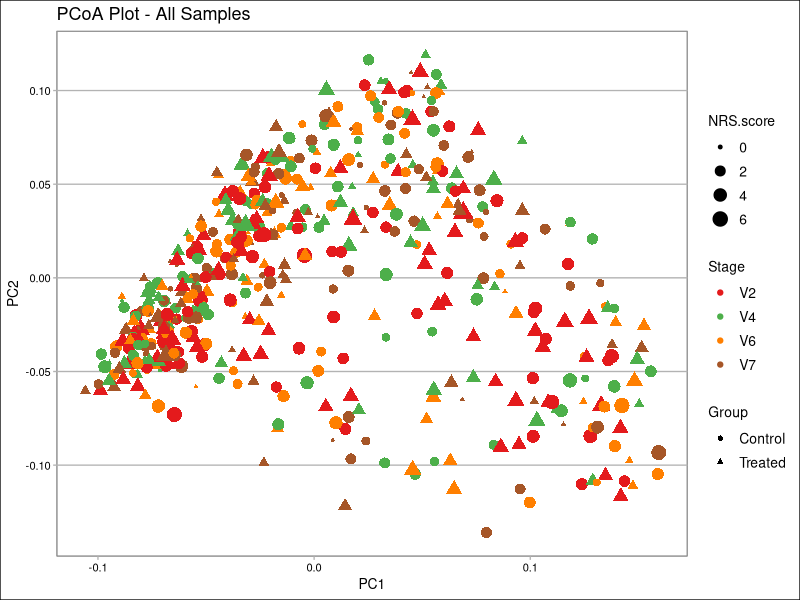
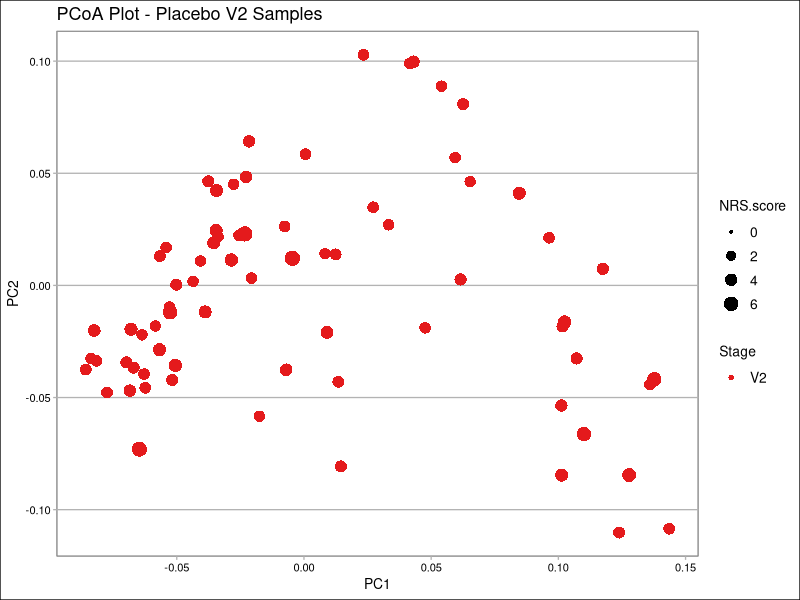
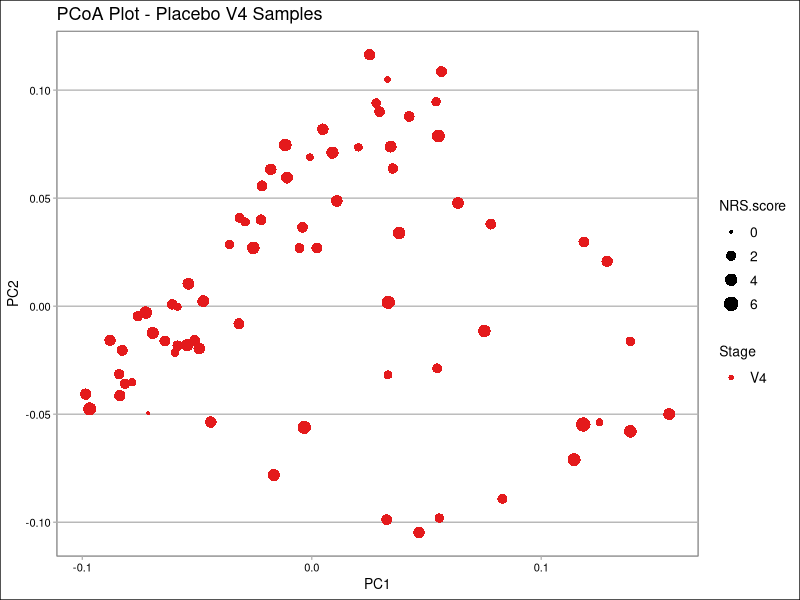
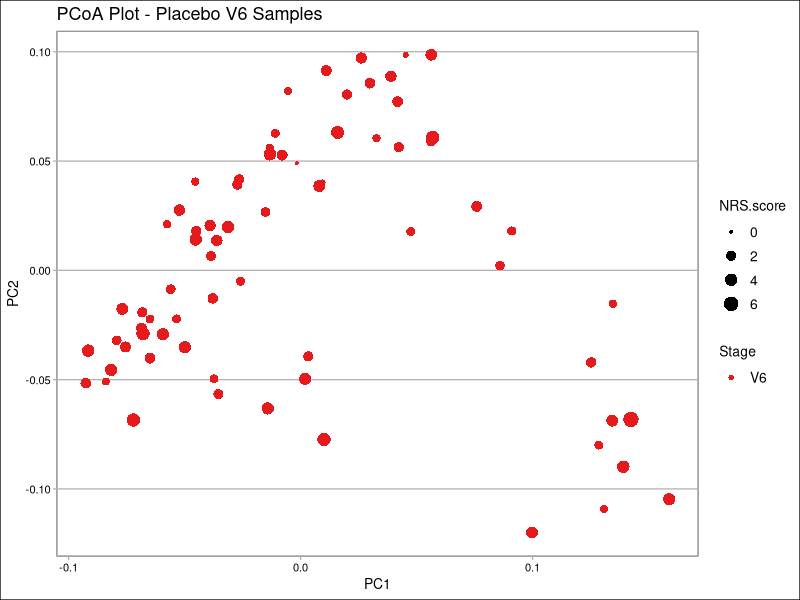
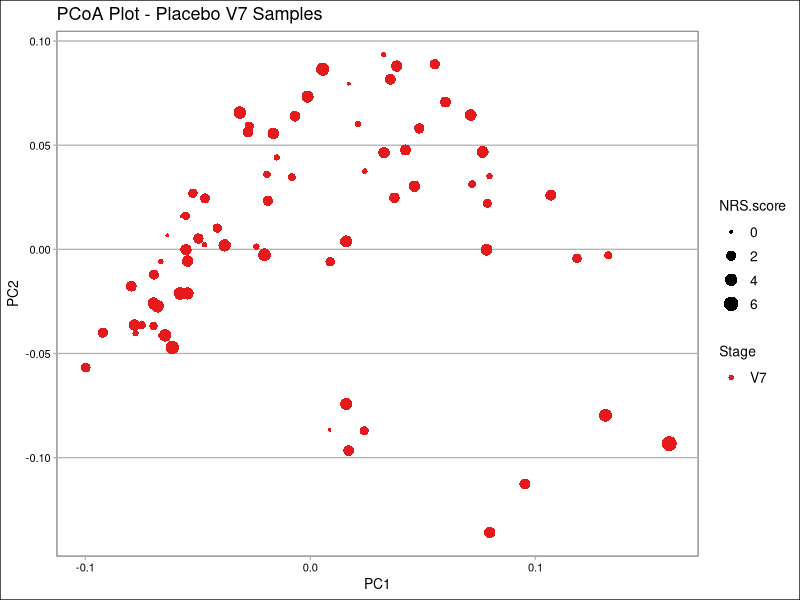
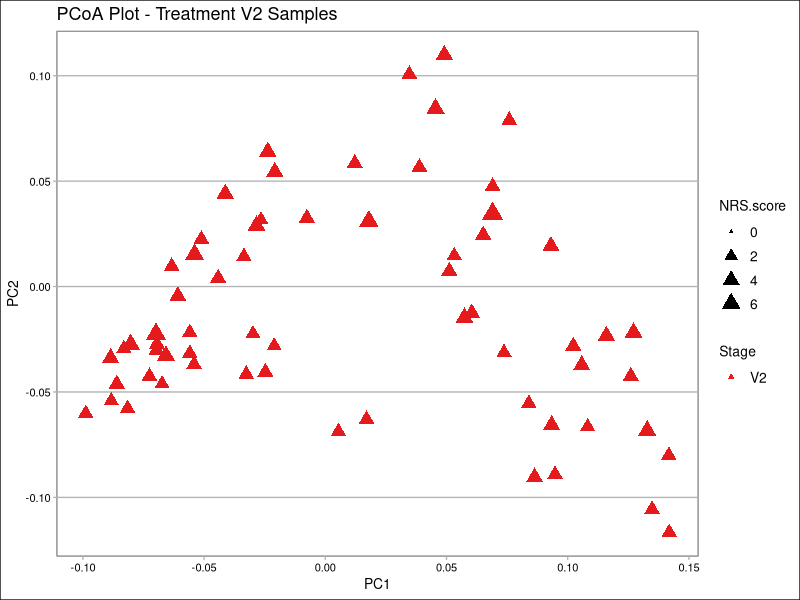
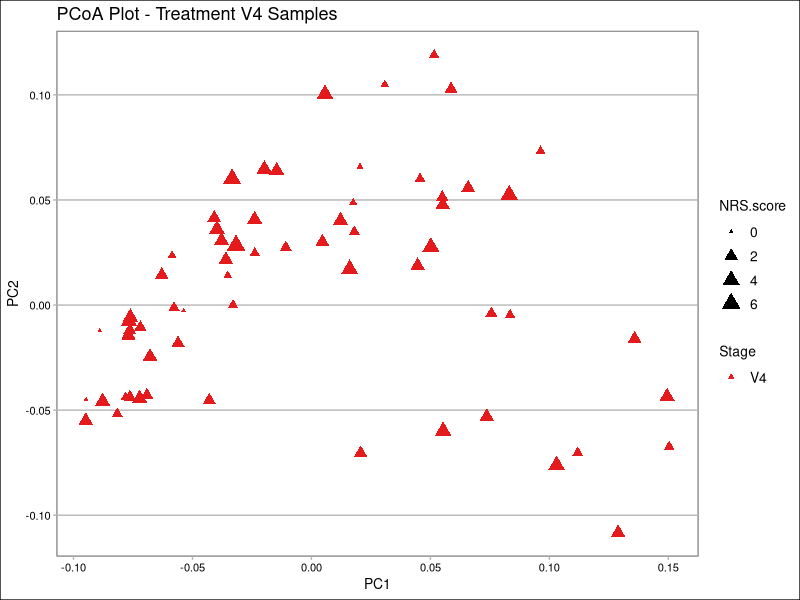
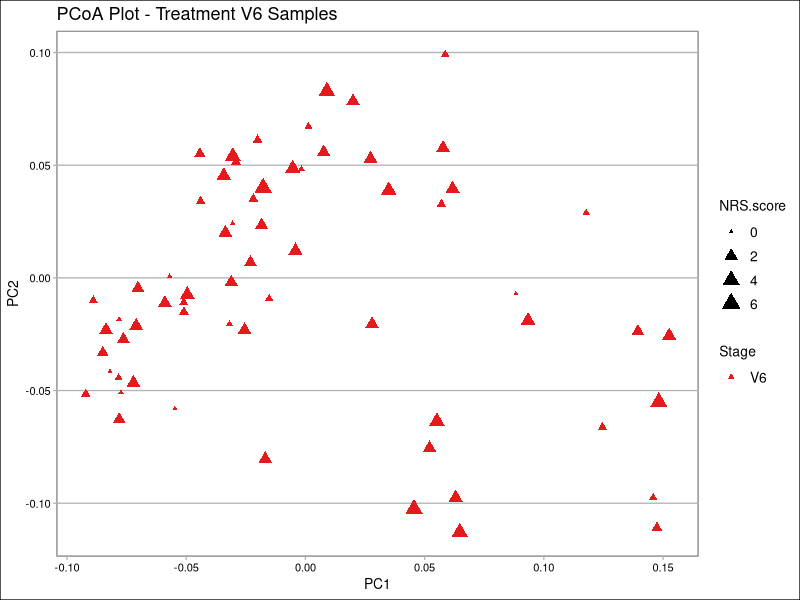

Here is the R script that generated these plots, in order:
library("ggplot2")
library("RColorBrewer")
library(ggthemes)

#all-samples
pcoa_all <-read.table("PCoA-matrix.txt",header = TRUE, sep = "\t")
#control-v2
pcoa_control_v2 <- read.table("control-v2.txt",header = TRUE, sep = "\t")
#control-v4
pcoa_control_v4 <- read.table("control-v4.txt", header = TRUE, sep = "\t")
#control-v6
pcoa_control_v6 <- read.table("control-v6.txt", header = TRUE, sep = "\t")
#control-v7
pcoa_control_v7 <- read.table("control-v7.txt", header = TRUE, sep = "\t")

#treatment-v2
pcoa_treatment_v2 <- read.table("treatment-v2.txt",header = TRUE, sep = "\t")
#treatment-v4
pcoa_treatment_v4 <- read.table("treatment-v4.txt", header = TRUE, sep = "\t")
#treatment-v6
pcoa_treatment_v6 <- read.table("treatment-v6.txt", header = TRUE, sep = "\t")
#treatment-v7
pcoa_treatment_v7 <- read.table("treatment-v7.txt", header = TRUE, sep = "\t")

# Determine the global range for NRS.score across both datasets
nrs_min <- min(c(pcoa_all$NRS.score, pcoa_control_v2$NRS.score, pcoa_control_v4$NRS.score, pcoa_control_v6$NRS.score, pcoa_control_v7$NRS.score,
                 pcoa_treatment_v2$NRS.score,pcoa_treatment_v4$NRS.score,pcoa_treatment_v6$NRS.score,pcoa_treatment_v7$NRS.score), na.rm = TRUE)
nrs_max <- max(c(pcoa_all$NRS.score, pcoa_control_v2$NRS.score, pcoa_control_v4$NRS.score, pcoa_control_v6$NRS.score, pcoa_control_v7$NRS.score,
                 pcoa_treatment_v2$NRS.score,pcoa_treatment_v4$NRS.score,pcoa_treatment_v6$NRS.score,pcoa_treatment_v7$NRS.score), na.rm = TRUE)

# Set color for the Stage
colourCount <- length(unique(pcoa_all$Stage))
getPalette <- colorRampPalette(brewer.pal(7, "Set1"))

# Plot for all-samples data
ggplot(pcoa_all, aes(x = PC1, y = PC2, color = Stage, shape = Group)) + 
  geom_point(aes(size = NRS.score)) + 
  scale_size_continuous(limits = c(nrs_min, nrs_max), range = c(1, 5)) + 
  scale_color_manual(values = getPalette(colourCount)) + 
  theme_calc() +
  ggtitle("PCoA Plot - All Samples")

# Plot for control-v2 data
ggplot(pcoa_control_v2, aes(x = PC1, y = PC2, color = Stage)) + 
  geom_point(aes(size = NRS.score), shape = 16) + 
  scale_size_continuous(limits = c(nrs_min, nrs_max), range = c(1, 5)) + 
  scale_color_manual(values = getPalette(colourCount)) + 
  theme_calc() +
  ggtitle("PCoA Plot - Placebo V2 Samples")


# Plot for control-v4 data
ggplot(pcoa_control_v4, aes(x = PC1, y = PC2, color = Stage)) + 
  geom_point(aes(size = NRS.score), shape = 16) + 
  scale_size_continuous(limits = c(nrs_min, nrs_max), range = c(1, 5)) + 
  scale_color_manual(values = getPalette(colourCount)) + 
  theme_calc() +
  ggtitle("PCoA Plot - Placebo V4 Samples")


# Plot for control-v6 data
ggplot(pcoa_control_v6, aes(x = PC1, y = PC2, color = Stage)) + 
  geom_point(aes(size = NRS.score), shape = 16) + 
  scale_size_continuous(limits = c(nrs_min, nrs_max), range = c(1, 5)) + 
  scale_color_manual(values = getPalette(colourCount)) + 
  theme_calc() +
  ggtitle("PCoA Plot - Placebo V6 Samples")



# Plot for control-v7 data
ggplot(pcoa_control_v7, aes(x = PC1, y = PC2, color = Stage)) + 
  geom_point(aes(size = NRS.score), shape = 16) + 
  scale_size_continuous(limits = c(nrs_min, nrs_max), range = c(1, 5)) + 
  scale_color_manual(values = getPalette(colourCount)) + 
  theme_calc() +
  ggtitle("PCoA Plot - Placebo V7 Samples")



# Plot for treatment-v2 data
ggplot(pcoa_treatment_v2, aes(x = PC1, y = PC2, color = Stage)) + 
  geom_point(aes(size = NRS.score), shape = 17) + 
  scale_size_continuous(limits = c(nrs_min, nrs_max), range = c(1, 5)) + 
  scale_color_manual(values = getPalette(colourCount)) + 
  theme_calc() +
  ggtitle("PCoA Plot - Treatment V2 Samples")



# Plot for treatment-v4 data
ggplot(pcoa_treatment_v4, aes(x = PC1, y = PC2, color = Stage)) + 
  geom_point(aes(size = NRS.score), shape = 17) + 
  scale_size_continuous(limits = c(nrs_min, nrs_max), range = c(1, 5)) + 
  scale_color_manual(values = getPalette(colourCount)) + 
  theme_calc() +
  ggtitle("PCoA Plot - Treatment V4 Samples")


# Plot for treatment-v6 data
ggplot(pcoa_treatment_v6, aes(x = PC1, y = PC2, color = Stage)) + 
  geom_point(aes(size = NRS.score), shape = 17) + 
  scale_size_continuous(limits = c(nrs_min, nrs_max), range = c(1, 5)) + 
  scale_color_manual(values = getPalette(colourCount)) + 
  theme_calc() +
  ggtitle("PCoA Plot - Treatment V6 Samples")


# Plot for treatment-v7 data
ggplot(pcoa_treatment_v7, aes(x = PC1, y = PC2, color = Stage)) + 
  geom_point(aes(size = NRS.score), shape = 17) + 
  scale_size_continuous(limits = c(nrs_min, nrs_max), range = c(1, 5)) + 
  scale_color_manual(values = getPalette(colourCount)) + 
  theme_calc() +
  ggtitle("PCoA Plot - Treatment V7 Samples")
